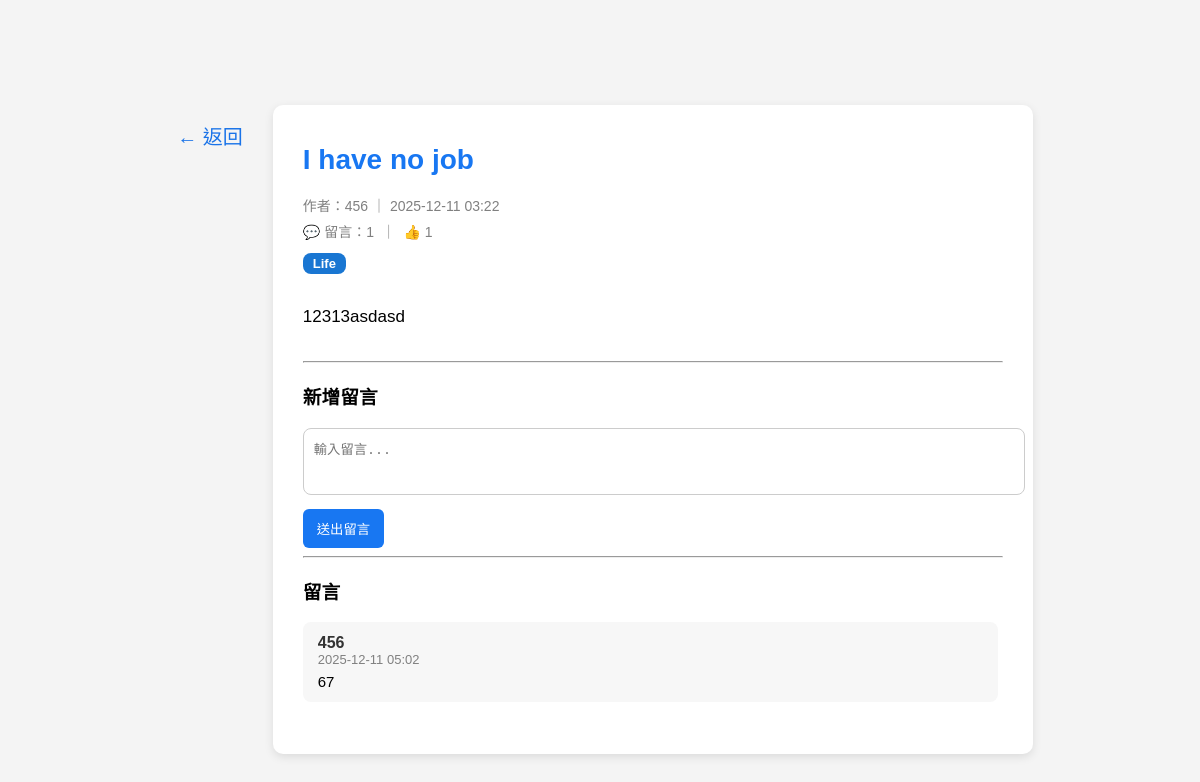
The app's page /posts/51 with its own data.
### models/post.py (models this page shows)
class Post(db.Model):
    id = db.Column(db.Integer, primary_key=True)
    title = db.Column(db.String(120), nullable=False)
    content = db.Column(db.Text, nullable=False)
    tag = db.Column(db.String(50), nullable=True)
    created_at = db.Column(db.DateTime, default=datetime.utcnow)
    user_id = db.Column(db.Integer, db.ForeignKey("user.id"), nullable=False)
    user = db.relationship("User", backref="posts")
    comments = db.relationship("Comment", backref="post", cascade="all, delete")
    likes = db.relationship("Like", backref="post", lazy="dynamic")
    @property
    def like_count(self):
        return Like.query.filter_by(post_id=self.id).count()

### models/user.py (models this page shows, shortened)
class User(db.Model, UserMixin):
    id = db.Column(db.Integer, primary_key=True)
    username = db.Column(db.String(50), unique=True, nullable=False)
    email = db.Column(db.String(120), unique=True, nullable=False)
    password = db.Column(db.String(255), nullable=False)
    reset_code = db.Column(db.String(6), nullable=True)
    reset_code_expire = db.Column(db.DateTime, nullable=True)

### models/comment.py (models this page shows)
class Comment(db.Model):
    id = db.Column(db.Integer, primary_key=True)
    content = db.Column(db.Text, nullable=False)
    author = db.Column(db.String(50), nullable=False)
    created_at = db.Column(db.DateTime, default=datetime.utcnow)
    post_id = db.Column(db.Integer, db.ForeignKey("post.id"), nullable=False)

### routes/posts.py (the view, shortened to what this page needs)
@posts_bp.route("/posts/<int:post_id>", methods=["GET", "POST"])
def view_post(post_id):
    post = Post.query.get_or_404(post_id)
    return render_template("post_view.html", post=post)

### templates/post_view.html (shortened to what this page needs)
<!DOCTYPE html>
<html lang="zh-Hant">
<head>
    <link rel="stylesheet" href="/static/style.css">
</head>
<body>
<div class="post-wrapper">
    <a href="/home" class="back-side-btn">← 返回</a>
    <div class="post-card">
        <h1 class="post-title">{{ post.title }}</h1>
        <div class="post-meta">
            作者：{{ post.user.username }}
            ｜ {{ post.created_at.strftime("%Y-%m-%d %H:%M") }}
        </div>
        <div class="post-actions">
            💬 留言：{{ post.comments|length }}
            &nbsp;｜&nbsp;
            {% if current_user.is_authenticated %}
                👍 <span id="like-count">{{ post.like_count }}</span>
                <button class="like-btn" onclick="toggleLike({{ post.id }})">
                    按讚
                </button>
            {% else %}
                👍 {{ post.like_count }}
            {% endif %}
        </div>
        {% if post.tag %}
            <span class="tag-badge tag-{{ post.tag }}">{{ post.tag }}</span>
        {% endif %}
        <p class="post-content">
            {{ post.content | safe }}
        </p>
        <hr>
        <h3>新增留言</h3>
        <form method="POST">
            <textarea name="content" rows="3" placeholder="輸入留言..." required></textarea>
            <button type="submit">送出留言</button>
        </form>
        <hr>
        <h3>留言</h3>
        <div class="comment-container">
            {% if post.comments %}
                {% for c in post.comments %}
                    <div class="comment-box">
                        <div class="comment-author">{{ c.author }}</div>
                        <div class="comment-time">
                            {{ c.created_at.strftime("%Y-%m-%d %H:%M") }}
                        </div>
                        <div class="comment-content">{{ c.content }}</div>
                    </div>
                {% endfor %}
            {% else %}
                <p style="color:gray;">目前沒有留言。</p>
            {% endif %}
        </div>
    </div>
</div>
</body>
</html>

### static/style.css (style rules this page uses)
body { margin: 0; font-family: "Microsoft JhengHei", sans-serif; background: #f4f4f4; padding-top: 65px; }
.post-card { width: 100%; background: white; padding: 20px 30px; border-radius: 10px; box-shadow: 0 3px 10px rgba(0,0,0,0.1); margin-bottom: 25px; }
.tag-badge { display: inline-block; padding: 4px 10px; border-radius: 10px; font-size: 13px; font-weight: bold; margin-bottom: 10px; margin-right: 6px; color: white !important; }
.tag-Life { background: #1976d2 !important; }
.comment-container { max-height: 300px; overflow-y: auto; padding-right: 5px; margin-bottom: 20px; }
.comment-box { background: #f7f7f7; padding: 12px 15px; border-radius: 8px; margin-bottom: 12px; }
.comment-author { font-weight: bold; color: #333; }
.comment-time { color: gray; font-size: 13px; }
.comment-content { margin-top: 6px; font-size: 15px; }

### templates/post_view.html (style rules this page uses)
.post-wrapper { display: flex; justify-content: center; gap: 20px; margin-top: 40px; }
.back-side-btn { font-size: 20px; color: #1a73e8; text-decoration: none; padding: 6px 10px; border-radius: 6px; height: fit-content; margin-top: 10px; }
.post-card { width: 700px; background: white; padding: 20px 30px; border-radius: 10px; box-shadow: 0 3px 10px rgba(0,0,0,0.1); }
.post-title { font-size: 28px; color: #1877f2; }
.post-meta { color: gray; margin-bottom: 6px; font-size: 14px; }
.post-actions { font-size: 14px; color: gray; margin-bottom: 12px; }
.tag-badge { display: inline-block; background: #e3f2fd; color: #1565c0; padding: 3px 10px; border-radius: 8px; font-size: 13px; margin-bottom: 12px; }
.post-content { font-size: 17px; line-height: 1.7; margin-bottom: 30px; }
.comment-box { background: #f7f7f7; padding: 12px 15px; border-radius: 8px; margin-bottom: 12px; }
.comment-author { font-weight: bold; color: #333; }
.comment-time { color: gray; font-size: 13px; }
.comment-content { margin-top: 6px; font-size: 15px; }
textarea { width: 100%; padding: 10px; border-radius: 8px; border: 1px solid #ccc; resize: none; }
button { margin-top: 10px; padding: 10px 14px; background: #1877f2; color: white; border: none; border-radius: 6px; cursor: pointer; }
.comment-container { max-height: 300px; overflow-y: auto; margin-bottom: 20px; }

### records on screen
Post: title "I have no job", created_at "2025-12-11 03:22", tag "Life", content "12313asdasd"
User: user.username "456"
Comment: author "456", created_at "2025-12-11 05:02", content "67"

### other values on screen
{{ post.comments|length }} "1"
{{ post.like_count }} "1"
